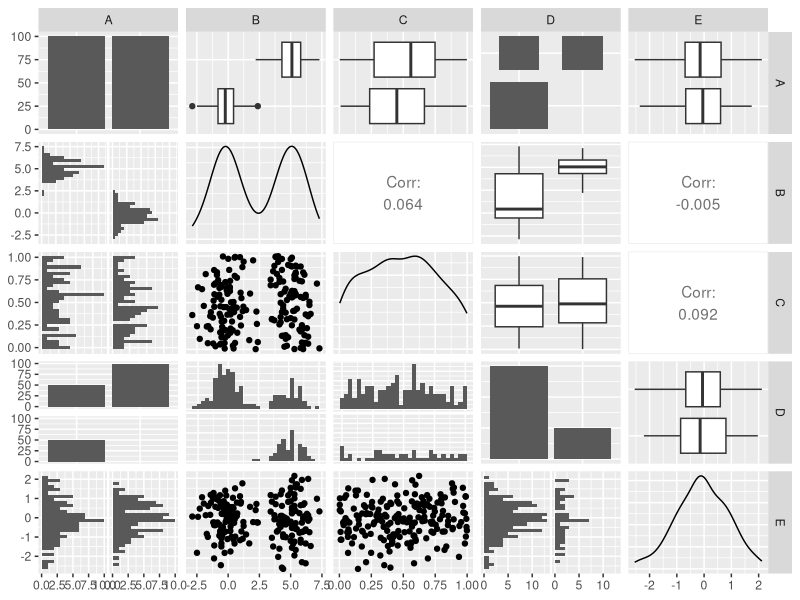
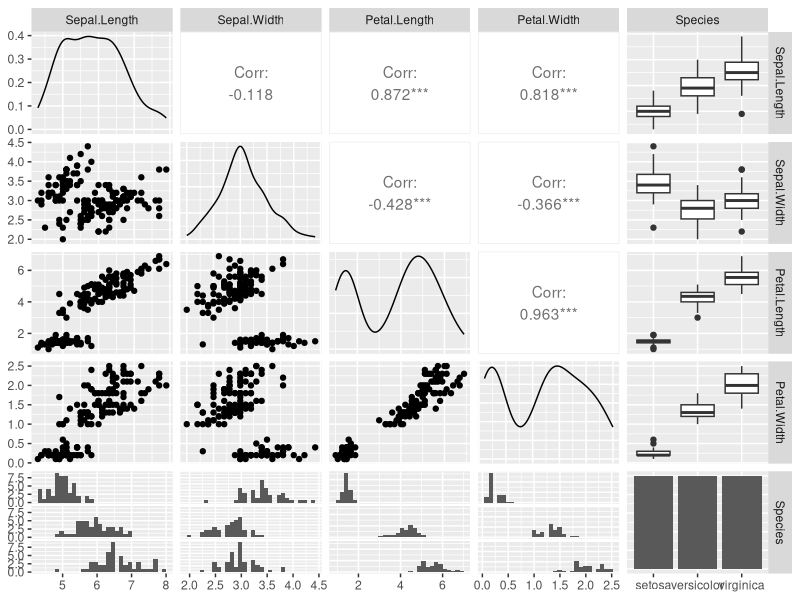

Write R code to recreate these figures, in order.
allexamples <- FALSE
library("ggplot2") 
library("GGally")
y <- data.frame(A=c(rep("red", 100), rep("blue", 100)),
                B=c(rnorm(100),round(rnorm(100,5,1),1)), C=runif(200),
                D=c(rep("big", 150), rep("small", 50)),
                E=rnorm(200))
ggpairs(y)
data(iris)
ggpairs(iris)
if (allexamples) {
  gpairs(iris, upper.pars = list(scatter = 'stats'),scatter.pars = list(pch = substr(as.character(iris$Species), 1, 1),col = as.numeric(iris$Species)),stat.pars = list(verbose = FALSE))
  gpairs(iris, lower.pars = list(scatter = 'corrgram'),upper.pars = list(conditional = 'boxplot', scatter = 'loess'),scatter.pars = list(pch = 20))}

runexample <- FALSE
if (runexample) {
  data(NewHavenResidential)
  gpairs(NewHavenResidential)}

